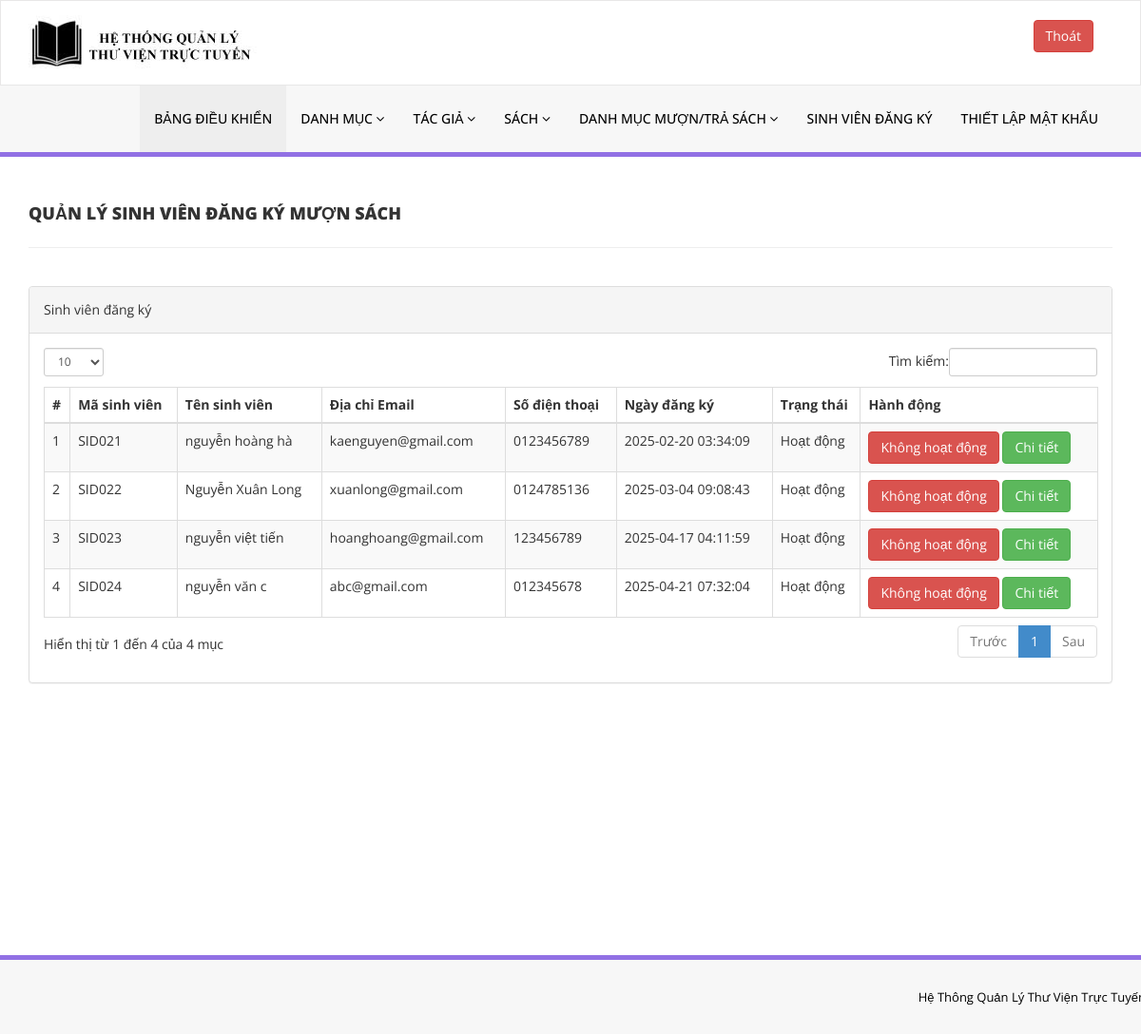
The page /library/admin/reg-students.php (signed in) on the database its author committed.
### tables this page shows
CREATE TABLE `tblstudents` (
  `id` int(11) NOT NULL,
  `StudentId` varchar(100) DEFAULT NULL,
  `FullName` varchar(120) DEFAULT NULL,
  `EmailId` varchar(120) DEFAULT NULL,
  `MobileNumber` char(11) DEFAULT NULL,
  `Password` varchar(120) DEFAULT NULL,
  `Status` int(1) DEFAULT NULL,
  `RegDate` timestamp NULL DEFAULT current_timestamp(),
  `UpdationDate` timestamp NULL DEFAULT NULL ON UPDATE current_timestamp()
);

### library/admin/reg-students.php (the view, shortened to what this page needs)
<?php
include('includes/config.php');
if(strlen($_SESSION['alogin'])==0)
    {
header('location:index.php');
}
else{
    ?>
<!DOCTYPE html>
<html xmlns="http://www.w3.org/1999/xhtml">
<head>
    <link href="assets/css/bootstrap.css" rel="stylesheet" />
    <link href="assets/css/font-awesome.css" rel="stylesheet" />
    <link href="assets/js/dataTables/dataTables.bootstrap.css" rel="stylesheet" />
    <link href="assets/css/style.css" rel="stylesheet" />
</head>
<body>
<?php include('includes/header.php');?>
    <div class="content-wrapper">
         <div class="container">
        <div class="row pad-botm">
            <div class="col-md-12">
                <h4 class="header-line">QUẢN LÝ SINH VIÊN ĐĂNG KÝ MƯỢN SÁCH</h4>
    </div>
        </div>
            <div class="row">
                <div class="col-md-12">
                    <div class="panel panel-default">
                        <div class="panel-heading">
                        Sinh viên đăng ký
                        </div>
                        <div class="panel-body">
                            <div class="table-responsive">
                                <table class="table table-striped table-bordered table-hover" id="dataTables-example">
                                    <thead>
                                        <tr>
                                            <th>#</th>
                                            <th>Mã sinh viên</th>
                                            <th>Tên sinh viên</th>
                                            <th>Địa chỉ Email</th>
                                            <th>Số điện thoại</th>
                                            <th>Ngày đăng ký</th>
                                            <th>Trạng thái</th>
                                            <th>Hành động</th>
                                        </tr>
                                    </thead>
                                    <tbody>
<?php $sql = "SELECT * from tblstudents";
$query = $dbh -> prepare($sql);
$query->execute();
$results=$query->fetchAll(PDO::FETCH_OBJ);
$cnt=1;
if($query->rowCount() > 0)
{
foreach($results as $result)
{               ?>
                                        <tr class="odd gradeX">
                                            <td class="center"><?php echo htmlentities($cnt);?></td>
                                            <td class="center"><?php echo htmlentities($result->StudentId);?></td>
                                            <td class="center"><?php echo htmlentities($result->FullName);?></td>
                                            <td class="center"><?php echo htmlentities($result->EmailId);?></td>
                                            <td class="center"><?php echo htmlentities($result->MobileNumber);?></td>
                                             <td class="center"><?php echo htmlentities($result->RegDate);?></td>
                                            <td class="center"><?php if($result->Status==1)
                                            {
                                                echo htmlentities("Hoạt động");
                                            } else {
                                            echo htmlentities("Không hoạt động");
}
                                            ?></td>
                                            <td class="center">
<?php if($result->Status==1)
 {?>
<a href="reg-students.php?inid=<?php echo htmlentities($result->id);?>" onclick="return confirm('Bạn có chắc chắn muốn dừng truy cập của tài khoản sinh viên này không?');" >  <button class="btn btn-danger"> Không hoạt động</button>
<?php } else {?>
<a href="reg-students.php?id=<?php echo htmlentities($result->id);?>" onclick="return confirm('Bạn có chắc chắn muốn kích hoạt tài khoản của sinh viên này không?');"><button class="btn btn-primary"> Hoạt động</button>
                                            <?php } ?>
<a href="student-history.php?stdid=<?php echo htmlentities($result->StudentId);?>"><button class="btn btn-success"> Chi tiết</button>
                                            </td>
                                        </tr>
 <?php $cnt=$cnt+1;}} ?>
                                    </tbody>
                                </table>
                            </div>
                        </div>
                    </div>
                </div>
            </div>
    </div>
    </div>
  <?php include('includes/footer.php');?>
</body>
</html>
<?php } ?>

### library/admin/assets/css/style.css (style rules this page uses)
.content-wrapper { margin-top: 40px; min-height:800px; padding-bottom:90px; }
.header-line { font-weight:900; padding-bottom:25px; border-bottom:1px solid #eeeeee; text-transform:uppercase; }
.pad-botm { padding-bottom:30px; }

### rows shown on the page
tblstudents: StudentId "SID021", FullName "nguyễn hoàng hà", EmailId "kaenguyen@gmail.com", MobileNumber "0123456789", RegDate "2025-02-20 03:34:09"
tblstudents: StudentId "SID022", FullName "Nguyễn Xuân Long", EmailId "xuanlong@gmail.com", MobileNumber "0124785136", RegDate "2025-03-04 09:08:43"
tblstudents: StudentId "SID023", FullName "nguyễn việt tiến", EmailId "hoanghoang@gmail.com", MobileNumber "123456789", RegDate "2025-04-17 04:11:59"
tblstudents: StudentId "SID024", FullName "nguyễn văn c", EmailId "abc@gmail.com", MobileNumber "012345678", RegDate "2025-04-21 07:32:04"
